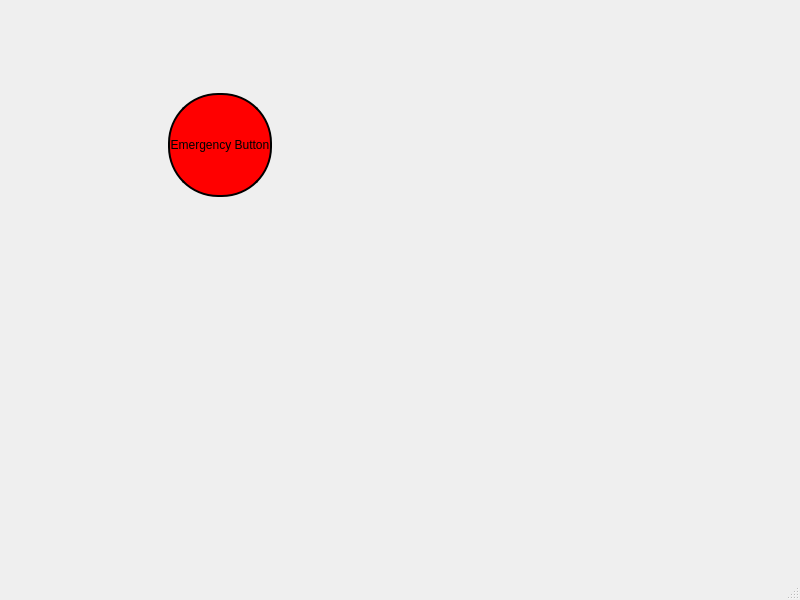
<?xml version="1.0" encoding="UTF-8"?>
<ui version="4.0">
 <class>MainWindow</class>
 <widget class="QMainWindow" name="MainWindow">
  <property name="geometry">
   <rect>
    <x>0</x>
    <y>0</y>
    <width>800</width>
    <height>600</height>
   </rect>
  </property>
  <property name="palette">
   <palette>
    <active>
     <colorrole role="Button">
      <brush brushstyle="SolidPattern">
       <color alpha="255">
        <red>255</red>
        <green>0</green>
        <blue>0</blue>
       </color>
      </brush>
     </colorrole>
    </active>
    <inactive>
     <colorrole role="Button">
      <brush brushstyle="SolidPattern">
       <color alpha="255">
        <red>255</red>
        <green>0</green>
        <blue>0</blue>
       </color>
      </brush>
     </colorrole>
    </inactive>
    <disabled>
     <colorrole role="Button">
      <brush brushstyle="SolidPattern">
       <color alpha="255">
        <red>255</red>
        <green>0</green>
        <blue>0</blue>
       </color>
      </brush>
     </colorrole>
    </disabled>
   </palette>
  </property>
  <property name="windowTitle">
   <string>MainWindow</string>
  </property>
  <widget class="QWidget" name="centralwidget">
   <widget class="QWidget" name="widget" native="true">
    <property name="geometry">
     <rect>
      <x>120</x>
      <y>60</y>
      <width>201</width>
      <height>171</height>
     </rect>
    </property>
    <layout class="QHBoxLayout" name="horizontalLayout">
     <item>
      <widget class="QPushButton" name="pb_emergency">
       <property name="sizePolicy">
        <sizepolicy hsizetype="Minimum" vsizetype="Fixed">
         <horstretch>0</horstretch>
         <verstretch>0</verstretch>
        </sizepolicy>
       </property>
       <property name="minimumSize">
        <size>
         <width>104</width>
         <height>104</height>
        </size>
       </property>
       <property name="maximumSize">
        <size>
         <width>104</width>
         <height>104</height>
        </size>
       </property>
       <property name="palette">
        <palette>
         <active>
          <colorrole role="Button">
           <brush brushstyle="SolidPattern">
            <color alpha="255">
             <red>255</red>
             <green>0</green>
             <blue>0</blue>
            </color>
           </brush>
          </colorrole>
          <colorrole role="Base">
           <brush brushstyle="SolidPattern">
            <color alpha="255">
             <red>255</red>
             <green>0</green>
             <blue>0</blue>
            </color>
           </brush>
          </colorrole>
          <colorrole role="Window">
           <brush brushstyle="SolidPattern">
            <color alpha="255">
             <red>255</red>
             <green>0</green>
             <blue>0</blue>
            </color>
           </brush>
          </colorrole>
         </active>
         <inactive>
          <colorrole role="Button">
           <brush brushstyle="SolidPattern">
            <color alpha="255">
             <red>255</red>
             <green>0</green>
             <blue>0</blue>
            </color>
           </brush>
          </colorrole>
          <colorrole role="Base">
           <brush brushstyle="SolidPattern">
            <color alpha="255">
             <red>255</red>
             <green>0</green>
             <blue>0</blue>
            </color>
           </brush>
          </colorrole>
          <colorrole role="Window">
           <brush brushstyle="SolidPattern">
            <color alpha="255">
             <red>255</red>
             <green>0</green>
             <blue>0</blue>
            </color>
           </brush>
          </colorrole>
         </inactive>
         <disabled>
          <colorrole role="Button">
           <brush brushstyle="SolidPattern">
            <color alpha="255">
             <red>255</red>
             <green>0</green>
             <blue>0</blue>
            </color>
           </brush>
          </colorrole>
          <colorrole role="Base">
           <brush brushstyle="SolidPattern">
            <color alpha="255">
             <red>255</red>
             <green>0</green>
             <blue>0</blue>
            </color>
           </brush>
          </colorrole>
          <colorrole role="Window">
           <brush brushstyle="SolidPattern">
            <color alpha="255">
             <red>255</red>
             <green>0</green>
             <blue>0</blue>
            </color>
           </brush>
          </colorrole>
         </disabled>
        </palette>
       </property>
       <property name="font">
        <font>
         <weight>50</weight>
         <bold>false</bold>
        </font>
       </property>
       <property name="autoFillBackground">
        <bool>false</bool>
       </property>
       <property name="styleSheet">
        <string notr="true"> background-color: red;
 border-style: solid;
 border-width:2px;
 border-radius:50px;
 border-color: black;
 max-width:100px;
 max-height:100px;
 min-width:100px;
 min-height:100px;</string>
       </property>
       <property name="text">
        <string>Emergency Button</string>
       </property>
       <property name="iconSize">
        <size>
         <width>18</width>
         <height>18</height>
        </size>
       </property>
       <property name="flat">
        <bool>true</bool>
       </property>
      </widget>
     </item>
    </layout>
   </widget>
  </widget>
  <widget class="QMenuBar" name="menubar">
   <property name="geometry">
    <rect>
     <x>0</x>
     <y>0</y>
     <width>800</width>
     <height>21</height>
    </rect>
   </property>
  </widget>
  <widget class="QStatusBar" name="statusbar"/>
 </widget>
 <resources/>
 <connections/>
</ui>
